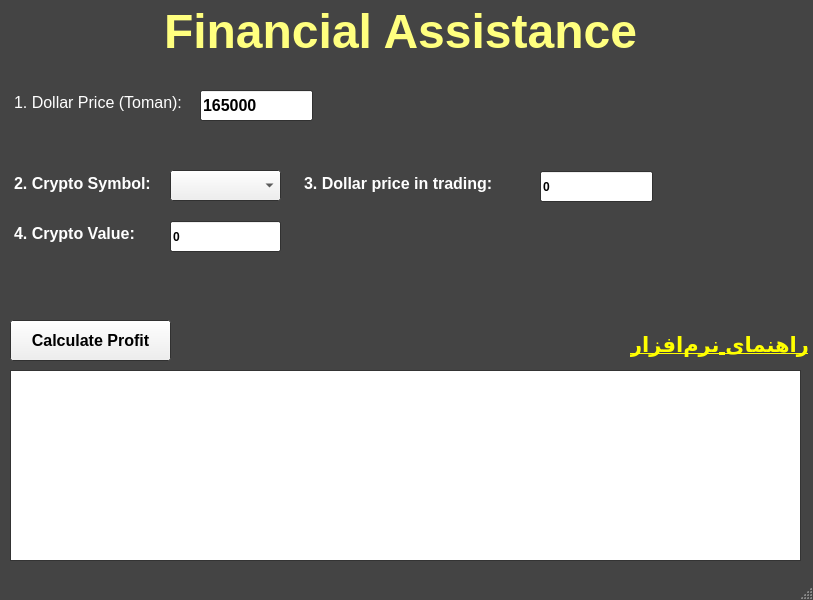
<?xml version="1.0" encoding="UTF-8"?>
<ui version="4.0">
 <class>Crypto_Portfolio_Tracker</class>
 <widget class="QMainWindow" name="Crypto_Portfolio_Tracker">
  <property name="geometry">
   <rect>
    <x>0</x>
    <y>0</y>
    <width>813</width>
    <height>600</height>
   </rect>
  </property>
  <property name="palette">
   <palette>
    <active>
     <colorrole role="Base">
      <brush brushstyle="SolidPattern">
       <color alpha="255">
        <red>255</red>
        <green>255</green>
        <blue>255</blue>
       </color>
      </brush>
     </colorrole>
     <colorrole role="Window">
      <brush brushstyle="SolidPattern">
       <color alpha="255">
        <red>68</red>
        <green>68</green>
        <blue>68</blue>
       </color>
      </brush>
     </colorrole>
    </active>
    <inactive>
     <colorrole role="Base">
      <brush brushstyle="SolidPattern">
       <color alpha="255">
        <red>255</red>
        <green>255</green>
        <blue>255</blue>
       </color>
      </brush>
     </colorrole>
     <colorrole role="Window">
      <brush brushstyle="SolidPattern">
       <color alpha="255">
        <red>68</red>
        <green>68</green>
        <blue>68</blue>
       </color>
      </brush>
     </colorrole>
    </inactive>
    <disabled>
     <colorrole role="Base">
      <brush brushstyle="SolidPattern">
       <color alpha="255">
        <red>68</red>
        <green>68</green>
        <blue>68</blue>
       </color>
      </brush>
     </colorrole>
     <colorrole role="Window">
      <brush brushstyle="SolidPattern">
       <color alpha="255">
        <red>68</red>
        <green>68</green>
        <blue>68</blue>
       </color>
      </brush>
     </colorrole>
    </disabled>
   </palette>
  </property>
  <property name="font">
   <font>
    <weight>75</weight>
    <bold>true</bold>
    <kerning>true</kerning>
   </font>
  </property>
  <property name="mouseTracking">
   <bool>false</bool>
  </property>
  <property name="windowTitle">
   <string>Crypto Portfolio Tracker V2.0</string>
  </property>
  <property name="autoFillBackground">
   <bool>false</bool>
  </property>
  <widget class="QWidget" name="centralwidget">
   <widget class="QLineEdit" name="usdtEn">
    <property name="geometry">
     <rect>
      <x>200</x>
      <y>90</y>
      <width>113</width>
      <height>31</height>
     </rect>
    </property>
    <property name="font">
     <font>
      <pointsize>12</pointsize>
     </font>
    </property>
    <property name="toolTip">
     <string>قیمت کنونی دلار در بازار</string>
    </property>
    <property name="styleSheet">
     <string notr="true">text-aling: center</string>
    </property>
    <property name="text">
     <string>165000</string>
    </property>
   </widget>
   <widget class="QLineEdit" name="amountEn">
    <property name="geometry">
     <rect>
      <x>170</x>
      <y>221</y>
      <width>111</width>
      <height>31</height>
     </rect>
    </property>
    <property name="toolTip">
     <string>میزان رمزارز خریداری شده</string>
    </property>
    <property name="text">
     <string>0</string>
    </property>
   </widget>
   <widget class="QLineEdit" name="usdBuyEn">
    <property name="geometry">
     <rect>
      <x>540</x>
      <y>171</y>
      <width>113</width>
      <height>31</height>
     </rect>
    </property>
    <property name="toolTip">
     <string>قیمت دلار در لحظه انجام این معامله (تومان)</string>
    </property>
    <property name="text">
     <string>0</string>
    </property>
   </widget>
   <widget class="QPushButton" name="calcBtn">
    <property name="geometry">
     <rect>
      <x>10</x>
      <y>320</y>
      <width>161</width>
      <height>41</height>
     </rect>
    </property>
    <property name="font">
     <font>
      <pointsize>12</pointsize>
     </font>
    </property>
    <property name="toolTip">
     <string>محاسبه سود / ثبت ترید</string>
    </property>
    <property name="text">
     <string>Calculate Profit</string>
    </property>
   </widget>
   <widget class="QTextEdit" name="resultBox">
    <property name="geometry">
     <rect>
      <x>10</x>
      <y>370</y>
      <width>791</width>
      <height>191</height>
     </rect>
    </property>
   </widget>
   <widget class="QTextEdit" name="textEdit">
    <property name="geometry">
     <rect>
      <x>110</x>
      <y>0</y>
      <width>581</width>
      <height>71</height>
     </rect>
    </property>
    <property name="palette">
     <palette>
      <active>
       <colorrole role="WindowText">
        <brush brushstyle="SolidPattern">
         <color alpha="255">
          <red>244</red>
          <green>208</green>
          <blue>63</blue>
         </color>
        </brush>
       </colorrole>
       <colorrole role="Button">
        <brush brushstyle="SolidPattern">
         <color alpha="0">
          <red>0</red>
          <green>0</green>
          <blue>0</blue>
         </color>
        </brush>
       </colorrole>
       <colorrole role="Text">
        <brush brushstyle="SolidPattern">
         <color alpha="255">
          <red>244</red>
          <green>208</green>
          <blue>63</blue>
         </color>
        </brush>
       </colorrole>
       <colorrole role="BrightText">
        <brush brushstyle="SolidPattern">
         <color alpha="255">
          <red>170</red>
          <green>255</green>
          <blue>0</blue>
         </color>
        </brush>
       </colorrole>
       <colorrole role="ButtonText">
        <brush brushstyle="SolidPattern">
         <color alpha="255">
          <red>244</red>
          <green>208</green>
          <blue>63</blue>
         </color>
        </brush>
       </colorrole>
       <colorrole role="Base">
        <brush brushstyle="NoBrush">
         <color alpha="255">
          <red>0</red>
          <green>0</green>
          <blue>0</blue>
         </color>
        </brush>
       </colorrole>
       <colorrole role="Window">
        <brush brushstyle="SolidPattern">
         <color alpha="0">
          <red>0</red>
          <green>0</green>
          <blue>0</blue>
         </color>
        </brush>
       </colorrole>
      </active>
      <inactive>
       <colorrole role="WindowText">
        <brush brushstyle="SolidPattern">
         <color alpha="255">
          <red>244</red>
          <green>208</green>
          <blue>63</blue>
         </color>
        </brush>
       </colorrole>
       <colorrole role="Button">
        <brush brushstyle="SolidPattern">
         <color alpha="0">
          <red>0</red>
          <green>0</green>
          <blue>0</blue>
         </color>
        </brush>
       </colorrole>
       <colorrole role="Text">
        <brush brushstyle="SolidPattern">
         <color alpha="255">
          <red>244</red>
          <green>208</green>
          <blue>63</blue>
         </color>
        </brush>
       </colorrole>
       <colorrole role="BrightText">
        <brush brushstyle="SolidPattern">
         <color alpha="255">
          <red>170</red>
          <green>255</green>
          <blue>0</blue>
         </color>
        </brush>
       </colorrole>
       <colorrole role="ButtonText">
        <brush brushstyle="SolidPattern">
         <color alpha="255">
          <red>244</red>
          <green>208</green>
          <blue>63</blue>
         </color>
        </brush>
       </colorrole>
       <colorrole role="Base">
        <brush brushstyle="NoBrush">
         <color alpha="255">
          <red>0</red>
          <green>0</green>
          <blue>0</blue>
         </color>
        </brush>
       </colorrole>
       <colorrole role="Window">
        <brush brushstyle="SolidPattern">
         <color alpha="0">
          <red>0</red>
          <green>0</green>
          <blue>0</blue>
         </color>
        </brush>
       </colorrole>
      </inactive>
      <disabled>
       <colorrole role="WindowText">
        <brush brushstyle="SolidPattern">
         <color alpha="255">
          <red>244</red>
          <green>208</green>
          <blue>63</blue>
         </color>
        </brush>
       </colorrole>
       <colorrole role="Button">
        <brush brushstyle="SolidPattern">
         <color alpha="0">
          <red>0</red>
          <green>0</green>
          <blue>0</blue>
         </color>
        </brush>
       </colorrole>
       <colorrole role="Text">
        <brush brushstyle="SolidPattern">
         <color alpha="255">
          <red>244</red>
          <green>208</green>
          <blue>63</blue>
         </color>
        </brush>
       </colorrole>
       <colorrole role="BrightText">
        <brush brushstyle="SolidPattern">
         <color alpha="255">
          <red>170</red>
          <green>255</green>
          <blue>0</blue>
         </color>
        </brush>
       </colorrole>
       <colorrole role="ButtonText">
        <brush brushstyle="SolidPattern">
         <color alpha="255">
          <red>244</red>
          <green>208</green>
          <blue>63</blue>
         </color>
        </brush>
       </colorrole>
       <colorrole role="Base">
        <brush brushstyle="NoBrush">
         <color alpha="255">
          <red>0</red>
          <green>0</green>
          <blue>0</blue>
         </color>
        </brush>
       </colorrole>
       <colorrole role="Window">
        <brush brushstyle="SolidPattern">
         <color alpha="0">
          <red>0</red>
          <green>0</green>
          <blue>0</blue>
         </color>
        </brush>
       </colorrole>
      </disabled>
     </palette>
    </property>
    <property name="styleSheet">
     <string notr="true">background: transparent;
color: #f4d03f;
font-weight: bold;
border: none
</string>
    </property>
    <property name="html">
     <string>&lt;!DOCTYPE HTML PUBLIC &quot;-//W3C//DTD HTML 4.0//EN&quot; &quot;http://www.w3.org/TR/REC-html40/strict.dtd&quot;&gt;
&lt;html&gt;&lt;head&gt;&lt;meta name=&quot;qrichtext&quot; content=&quot;1&quot; /&gt;&lt;style type=&quot;text/css&quot;&gt;
p, li { white-space: pre-wrap; }
&lt;/style&gt;&lt;/head&gt;&lt;body style=&quot; font-family:'MS Shell Dlg 2'; font-size:8.25pt; font-weight:600; font-style:normal;&quot;&gt;
&lt;p align=&quot;center&quot; style=&quot; margin-top:0px; margin-bottom:0px; margin-left:0px; margin-right:0px; -qt-block-indent:0; text-indent:0px;&quot;&gt;&lt;span style=&quot; font-size:36pt; color:#ffff7f;&quot;&gt;Financial Assistance&lt;/span&gt;&lt;/p&gt;&lt;/body&gt;&lt;/html&gt;</string>
    </property>
   </widget>
   <widget class="QTextEdit" name="textEdit_2">
    <property name="geometry">
     <rect>
      <x>10</x>
      <y>89</y>
      <width>181</width>
      <height>31</height>
     </rect>
    </property>
    <property name="styleSheet">
     <string notr="true">background: transparent;
font-weight: bold;
border: none;</string>
    </property>
    <property name="html">
     <string>&lt;!DOCTYPE HTML PUBLIC &quot;-//W3C//DTD HTML 4.0//EN&quot; &quot;http://www.w3.org/TR/REC-html40/strict.dtd&quot;&gt;
&lt;html&gt;&lt;head&gt;&lt;meta name=&quot;qrichtext&quot; content=&quot;1&quot; /&gt;&lt;style type=&quot;text/css&quot;&gt;
p, li { white-space: pre-wrap; }
&lt;/style&gt;&lt;/head&gt;&lt;body style=&quot; font-family:'MS Shell Dlg 2'; font-size:8.25pt; font-weight:600; font-style:normal;&quot;&gt;
&lt;p style=&quot; margin-top:0px; margin-bottom:0px; margin-left:0px; margin-right:0px; -qt-block-indent:0; text-indent:0px;&quot;&gt;&lt;span style=&quot; font-size:12pt; font-weight:400; color:#ffffff;&quot;&gt;1. Dollar Price (Toman):&lt;/span&gt;&lt;/p&gt;&lt;/body&gt;&lt;/html&gt;</string>
    </property>
   </widget>
   <widget class="QTextEdit" name="textEdit_3">
    <property name="geometry">
     <rect>
      <x>10</x>
      <y>170</y>
      <width>171</width>
      <height>31</height>
     </rect>
    </property>
    <property name="styleSheet">
     <string notr="true">background: transparent;
font-weight: bold;
border: none;</string>
    </property>
    <property name="html">
     <string>&lt;!DOCTYPE HTML PUBLIC &quot;-//W3C//DTD HTML 4.0//EN&quot; &quot;http://www.w3.org/TR/REC-html40/strict.dtd&quot;&gt;
&lt;html&gt;&lt;head&gt;&lt;meta name=&quot;qrichtext&quot; content=&quot;1&quot; /&gt;&lt;style type=&quot;text/css&quot;&gt;
p, li { white-space: pre-wrap; }
&lt;/style&gt;&lt;/head&gt;&lt;body style=&quot; font-family:'MS Shell Dlg 2'; font-size:8.25pt; font-weight:600; font-style:normal;&quot;&gt;
&lt;p style=&quot; margin-top:0px; margin-bottom:0px; margin-left:0px; margin-right:0px; -qt-block-indent:0; text-indent:0px;&quot;&gt;&lt;span style=&quot; font-size:12pt; color:#ffffff;&quot;&gt;2. Crypto Symbol:&lt;/span&gt;&lt;/p&gt;&lt;/body&gt;&lt;/html&gt;</string>
    </property>
   </widget>
   <widget class="QTextEdit" name="textEdit_4">
    <property name="geometry">
     <rect>
      <x>10</x>
      <y>220</y>
      <width>151</width>
      <height>31</height>
     </rect>
    </property>
    <property name="styleSheet">
     <string notr="true">background: transparent;
font-weight: bold;
border: none;</string>
    </property>
    <property name="html">
     <string>&lt;!DOCTYPE HTML PUBLIC &quot;-//W3C//DTD HTML 4.0//EN&quot; &quot;http://www.w3.org/TR/REC-html40/strict.dtd&quot;&gt;
&lt;html&gt;&lt;head&gt;&lt;meta name=&quot;qrichtext&quot; content=&quot;1&quot; /&gt;&lt;style type=&quot;text/css&quot;&gt;
p, li { white-space: pre-wrap; }
&lt;/style&gt;&lt;/head&gt;&lt;body style=&quot; font-family:'MS Shell Dlg 2'; font-size:8.25pt; font-weight:600; font-style:normal;&quot;&gt;
&lt;p style=&quot; margin-top:0px; margin-bottom:0px; margin-left:0px; margin-right:0px; -qt-block-indent:0; text-indent:0px;&quot;&gt;&lt;span style=&quot; font-size:12pt; color:#ffffff;&quot;&gt;4. Crypto Value:&lt;/span&gt;&lt;/p&gt;&lt;/body&gt;&lt;/html&gt;</string>
    </property>
   </widget>
   <widget class="QTextEdit" name="textEdit_5">
    <property name="geometry">
     <rect>
      <x>300</x>
      <y>170</y>
      <width>221</width>
      <height>31</height>
     </rect>
    </property>
    <property name="styleSheet">
     <string notr="true">background: transparent;
font-weight: bold;
border: none;</string>
    </property>
    <property name="html">
     <string>&lt;!DOCTYPE HTML PUBLIC &quot;-//W3C//DTD HTML 4.0//EN&quot; &quot;http://www.w3.org/TR/REC-html40/strict.dtd&quot;&gt;
&lt;html&gt;&lt;head&gt;&lt;meta name=&quot;qrichtext&quot; content=&quot;1&quot; /&gt;&lt;style type=&quot;text/css&quot;&gt;
p, li { white-space: pre-wrap; }
&lt;/style&gt;&lt;/head&gt;&lt;body style=&quot; font-family:'MS Shell Dlg 2'; font-size:8.25pt; font-weight:600; font-style:normal;&quot;&gt;
&lt;p style=&quot; margin-top:0px; margin-bottom:0px; margin-left:0px; margin-right:0px; -qt-block-indent:0; text-indent:0px;&quot;&gt;&lt;span style=&quot; font-size:12pt; color:#ffffff;&quot;&gt;3. Dollar price in trading:&lt;/span&gt;&lt;/p&gt;&lt;/body&gt;&lt;/html&gt;</string>
    </property>
   </widget>
   <widget class="QComboBox" name="symbolEn">
    <property name="geometry">
     <rect>
      <x>170</x>
      <y>170</y>
      <width>111</width>
      <height>31</height>
     </rect>
    </property>
    <property name="toolTip">
     <string>نماد رمز ارز خریداری شده</string>
    </property>
    <item>
     <property name="text">
      <string/>
     </property>
    </item>
    <item>
     <property name="text">
      <string>BTC</string>
     </property>
    </item>
    <item>
     <property name="text">
      <string>TON</string>
     </property>
    </item>
   </widget>
   <widget class="QLabel" name="label">
    <property name="geometry">
     <rect>
      <x>630</x>
      <y>329</y>
      <width>181</width>
      <height>31</height>
     </rect>
    </property>
    <property name="text">
     <string>&lt;html&gt;&lt;head/&gt;&lt;body&gt;&lt;p&gt;&lt;a href=&quot;https://github.com/autonexit/Crypto_Portfolio_Tracker/blob/main/README.md&quot;&gt;&lt;span style=&quot; font-size:16pt; text-decoration: underline; color:#ffff00;&quot;&gt;راهنمای نرم‌افزار&lt;/span&gt;&lt;/a&gt;&lt;/p&gt;&lt;/body&gt;&lt;/html&gt;</string>
    </property>
    <property name="openExternalLinks">
     <bool>true</bool>
    </property>
   </widget>
  </widget>
  <widget class="QMenuBar" name="menubar">
   <property name="geometry">
    <rect>
     <x>0</x>
     <y>0</y>
     <width>813</width>
     <height>21</height>
    </rect>
   </property>
  </widget>
  <widget class="QStatusBar" name="statusbar"/>
 </widget>
 <resources/>
 <connections/>
</ui>
